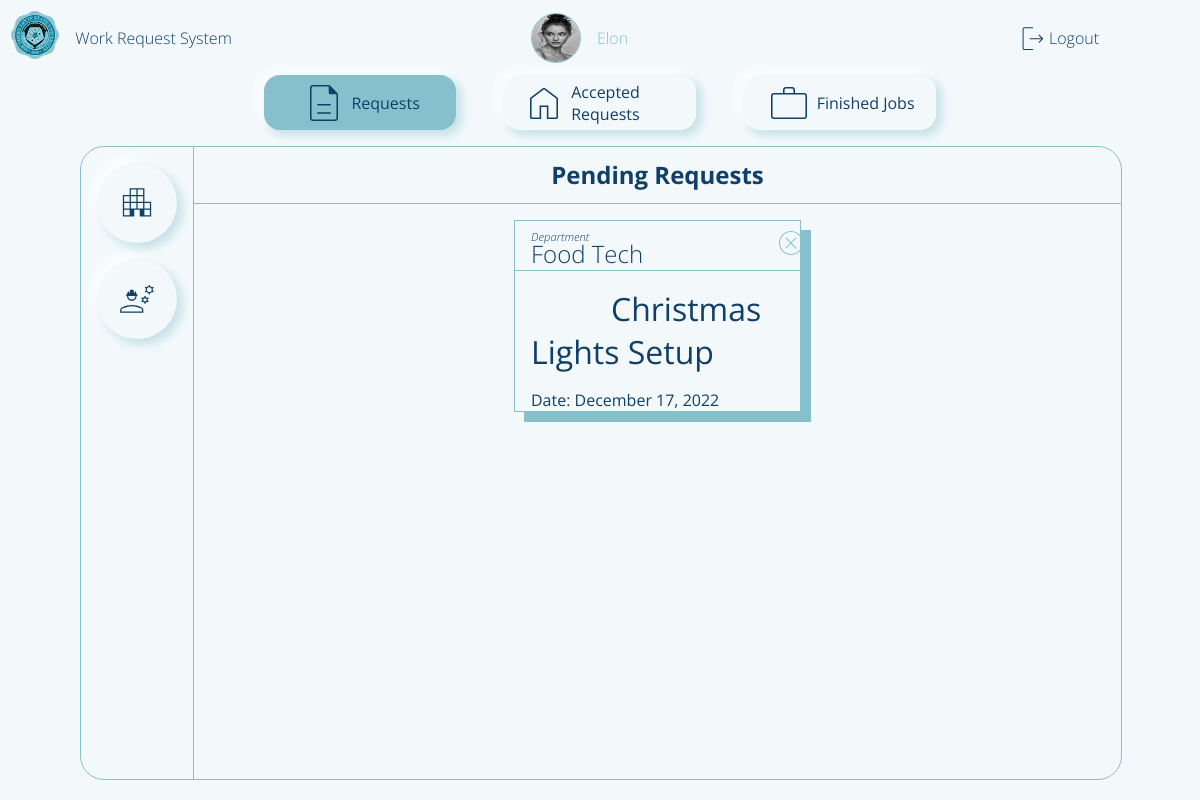
Page /adminPage (signed in) on the committed database.
### flaskApp/models.py (models this page shows, shortened)
class User(db.Model, UserMixin):
	__tablename__ = 'user'
	id = db.Column(db.Integer, primary_key=True)
	userName = db.Column(db.String(20), unique=True, nullable=False)
	userType = db.Column(db.String(20), default='Admin')
	passWord = db.Column(db.String(60), nullable=False)
	profilePicture = db.Column(db.String(60), default='dafault.png')
	requestForm = db.relationship('UserRequestForm', backref='user')
	userStaffExtension = db.relationship('StaffExtension', backref='staffExtension', uselist=False)

class UserRequestForm(db.Model):
	__tablename__ = 'userRequestForm'
	id = db.Column(db.Integer, primary_key=True)
	requestorName = db.Column(db.String(500), nullable=False)
	requestTitle = db.Column(db.String(500), nullable=False)
	requestedWork = db.Column(db.String(500), nullable=False)
	roomNumber = db.Column(db.String(20), nullable=False)
	avilabilityOfMaterials = db.Column(db.String(10), nullable=False)
	priorityLevel = db.Column(db.Integer, default=0) # change this to integer in the future 0 - pending 1 - high 2 - medium 3 - low
	status = db.Column(db.String(20), default='Pending')
	dateApproved = db.Column(DateTime, default=datetime.now(), nullable=False)
	dateLimit = db.Column(DateTime, default=datetime.now(), nullable=False)
	requestFormId = db.Column(db.Integer, db.ForeignKey('user.id'))
	assignedStaff = db.Column(db.Integer, db.ForeignKey('userstaff.id'))

### flaskApp/routes.py (the view, shortened to what this page needs)
@app.route('/adminPage', methods=['GET', 'POST'])
def adminPage():
	formStaff = Staff_Registration()
	formRequestor = Requestor_Registration()
	workRequest = UserRequestForm.query.order_by(UserRequestForm.priorityLevel)
	requestsCount = UserRequestForm.query.filter_by(status='Pending').count()
	pendingRequest = UserRequestForm.query.filter_by(status='Pending').order_by(desc(UserRequestForm.dateApproved))
	staffCount = User.query.filter_by(userType='Staff').count()
	profileImage = url_for('static', filename='profilePic/'+current_user.profilePicture)
	if current_user.is_authenticated == False:
		return redirect(url_for('loginPage'))
	return render_template('adminDashboard.html',
	  						title='Admin Page',
	  						user=current_user.userName,
	  						form2=formStaff,
	    					form=formRequestor,
	    					workRequest=workRequest,
	    					countReq=requestsCount,
	    					countStaff=staffCount,
	    					pendingRequest=pendingRequest,
	    					profileImage=profileImage)

### flaskApp/models.py (called while the page is built)
@loginManager.user_loader
def loadUser(userId):
	return User.query.get(int(userId))

### flaskApp/templates/adminDashboard.html (shortened to what this page needs)
{% extends "layout.html" %}
{% block content %}
	<main class="content-main">
		<section class="navbar">
			<div class="nav-requests">
				<img class='nav-icon' src="{{ url_for('static', filename='img/form.svg') }}">
				<p>Requests</p>
			</div>
			<div class="nav-home">
				<img class='nav-icon' src="{{ url_for('static', filename='img/home.svg') }}">
				<p>Accepted Requests</p>
			</div>
			<div class="nav-staff">
				<img class='nav-icon' src="{{ url_for('static', filename='img/staff.svg') }}">
				<p>Finished Jobs</p>
			</div>
		</section>
		<section class="feed">
					{% for req in workRequest  %}
						{% if req.status != 'unApproved' and req.status != 'Pending' and req.status != 'PDF'%}
								<body onload="progress()">
								</body>
						{% endif %}
					{% endfor %}
			<div class="feed-request feed-nav">
				<nav class="feed-request-nav">
					<div>
						<img class="nav-icon add-req" src="{{ url_for('static', filename='img/requestor.svg') }}">
					</div>
					<div>
						<img class="nav-icon add-staff" src="{{ url_for('static', filename='img/ongoing.svg') }}">
					</div>
				</nav>
				<header class="feed-request-header">
					<h1 class="title">Pending Requests</h1>
				</header>
				<main class="feed-request-main">
					<section class="feed-request-main-body">
						{% if countReq != 0 %}
							{% for n in pendingRequest %}
								<div class="main-content">
									<section class="main-content-header">
										<i>{{ n.requestorName }}</i>
									</section>
									<section class="main-content-body">
										<a href="{{ url_for('adminPageApproval', name=n.requestorName, idNum=n.id) }}">{{ n.requestTitle }}</a>
									</section>
									<section class="main-content-footer">Date: {{ n.dateApproved.strftime("%B %d, %Y") }}</section>
									<div class="feed-request-close-btn">
										<a href="{{url_for('reject', name=n.requestTitle, ids=n.requestFormId)}}">
											<img src="{{ url_for('static', filename='img/close-btn2.svg') }}">
										</a>
									</div>
								</div>
							{% endfor %}
						{% else %}
							<h1>No Pending Requests</h1>
						{% endif %}
					</section>
				</main>
			</div>
		</section>
	</main>
	<footer class="content-footer">
	</footer>
{% endblock content %}

### flaskApp/templates/layout.html (shortened to what this page needs)
<!DOCTYPE html>
<html>
<head>
    {% if title == 'Login Page'%}
    	<link rel="stylesheet" type="text/css" href="{{ url_for('static', filename='login.css') }}">
    {% elif title == 'Admin Page'%}
    	<link rel="stylesheet" type="text/css" href="{{ url_for('static', filename='adminDashboard.css') }}">
    {% elif title == 'Requestor Page'%}
        <link rel="stylesheet" type="text/css" href="{{ url_for('static', filename='requestorDashboard.css') }}">
    {% elif title == 'Staff Page'%}
        <link rel="stylesheet" type="text/css" href="{{ url_for('static', filename='staffDashboard.css') }}">
    {% elif title == 'Admin Approval Page'%}
        <link rel="stylesheet" type="text/css" href="{{ url_for('static', filename='adminApproval.css') }}">
    {% elif title == 'Staff Ongoing Page'%}
        <link rel="stylesheet" type="text/css" href="{{ url_for('static', filename='staffOngoing.css') }}">
    {% elif title == 'Profile Page'%}
        <link rel="stylesheet" type="text/css" href="{{ url_for('static', filename='profilePage.css') }}">
    {% endif%}
</head>
<body>
	<div class="container">
        {% if title != 'Login Page'%}
        <header class="content-header">
            <div class="img-box">
                <img class="logo_slsu" src="{{ url_for('static', filename='img/logo_slsu.svg') }}">
            </div>
            {% if title == 'Admin Page'%}
                <section class="header-title">
                    <a href="{{ url_for('adminPage') }}">Work Request System</a>
                </section>
                <section class="header-user">
                    <img class='profile-picture'src="{{ profileImage }}">
                    <a href="{{ url_for('profilePage') }}">{{ user }}</a>
                </section>
            {% endif %}
            <div class="header-profile">
                {% if current_user.is_authenticated == True %}
                <img src="{{ url_for('static', filename='img/logout.svg') }}">
                <a href="{{ url_for('logout') }}">Logout</a>
                {% endif %}
            </div>
        </header>
        {% endif%}
		{% block content %}{% endblock content %}
	</div>
</body>
</html>

### flaskApp/static/adminDashboard.css (style rules this page uses)
body { background: var(--white); }
.container { margin: 0; display: grid; height: 100vh; grid-template-columns: 1fr 1fr 1fr; grid-template-rows: 0fr 1fr 0.0fr; grid-template-areas: 'h h h' 'm m m' 'f f f'; }
.content-header { grid-area: h; display: flex; flex-direction: row; align-items: center; padding: var(--fn-small); }
.img-box { flex-grow: 0; }
.header-title { flex-grow: 0; margin-left: 1rem; }
.header-title a { font-size: var(--fn-regular); font-weight: lighter; color: var(--blue); }
.header-user { flex-grow: 1; font-size: var(--fn-regular); font-weight: lighter; color: var(--blue); }
.header-profile { flex-grow: 0.3; }
.header-profile a { font-size: var(--fn-regular); font-weight: lighter; color: var(--blue); }
.content-main { grid-area: m; background: var(--white); display: grid; grid-template-columns: 1fr 1fr; grid-template-rows: 0fr 1fr; grid-template-areas: 'h h' 'm m' }
.navbar { grid-area: h; display: flex; flex-direction: row; justify-content: space-around; margin-bottom: 1rem; margin-left: 15rem; margin-right: 15rem; }
.navbar div { display: flex; flex-direction: row; align-items: center; padding: 0.2rem 1rem 0.2rem 1rem; background: var(--white); border-radius: 1rem; box-shadow: var(--box-shadow); cursor: pointer; width: 10rem; justify-content: center; align-items: center; }
.navbar div img, .feed-home section img, .feed-request-nav div img { filter: var(--img-color-blue); }
.navbar div p { font-size: var(--fn-regular); margin-left: 0.2rem; font-weight: normal; color: var(--blue); }
.feed { grid-area: m; background: var(--white); margin-left: 5rem; margin-right: 5rem; position: relative; }
.feed-nav { position: absolute; top: 0; left: 0; background: var(--white); width: 100%; height: 100%; color: var(--blue); z-index: 2; border: 1px solid var(--blueGreen); border-radius: 1.5rem; }
.feed-request { background: var(--white); display: grid; grid-template-columns: 0.1fr 1fr; grid-template-rows: 0.1fr 1fr 0fr; grid-template-areas: 'n h' 'n m' 'f f'; }
.feed-request-nav { grid-area: n; display: flex; flex-direction: column; align-items: center; padding: 1rem; border-right: 1px solid var(--blueGreen); }
.feed-request-nav div img { width: 2.5rem; height: 2.5rem; }
.feed-request-nav div { display: flex; justify-content: center; align-items: center; box-shadow: var(--box-shadow); width: 5rem; height: 5rem; margin-bottom: 1rem; cursor: pointer; border-radius: 50%; transition: transform, background, .1s; position: relative; }
.feed-request header { grid-area: h; display: flex; flex-direction: column; justify-content: center; align-items: center; border-bottom: 1px solid var(--blueGreen); }
.feed-request main { grid-area: m; display: flex; flex-direction: column; overflow: scroll; }
.feed-request-main-body { margin-left: 20rem; margin-right: 20rem; }
.feed-request-main-body .main-content { position: relative; display: grid; grid-template-columns: 1fr; grid-template-rows: 0fr 1fr 0fr; margin-top: 1rem; margin-bottom: 2rem; padding: 0rem; border: 1px solid var(--blueGreen); box-shadow: 10px 10px var(--blueGreen); }
.feed-request-close-btn img { width: 2rem; height: 2rem; filter: var(--img-color-blueGreen); transition: .2s ease; }
.feed-request-close-btn { position: absolute; top: 3%; left: 97%; transform: translateX(-50%); width: 2rem; height: 2rem; border-radius: 50%; }
.main-content-header { padding-top: 1rem; font-size: var(--fn-medium); font-weight: lighter; padding-left: 1rem; border-bottom: 1px solid var(--blueGreen); }
.main-content-header::before { content: 'Department'; display: block; font-size: var(--fn-small); font-style: italic; padding: 0; margin: 0; line-height: 0px; font-weight: lighter; }
.main-content-body { padding: 1rem; }
.main-content-body a { font-size: var(--fn-large); color: var(--blue); margin-left: 5rem; }
.main-content-footer { padding-left: 1rem; }
.content-footer { grid-area: f; background: var(--white); }

### rows in the picture
User: userName "Elon"
UserRequestForm: requestorName "Food Tech", requestTitle "Christmas Lights Setup", dateApproved "December 17, 2022"
